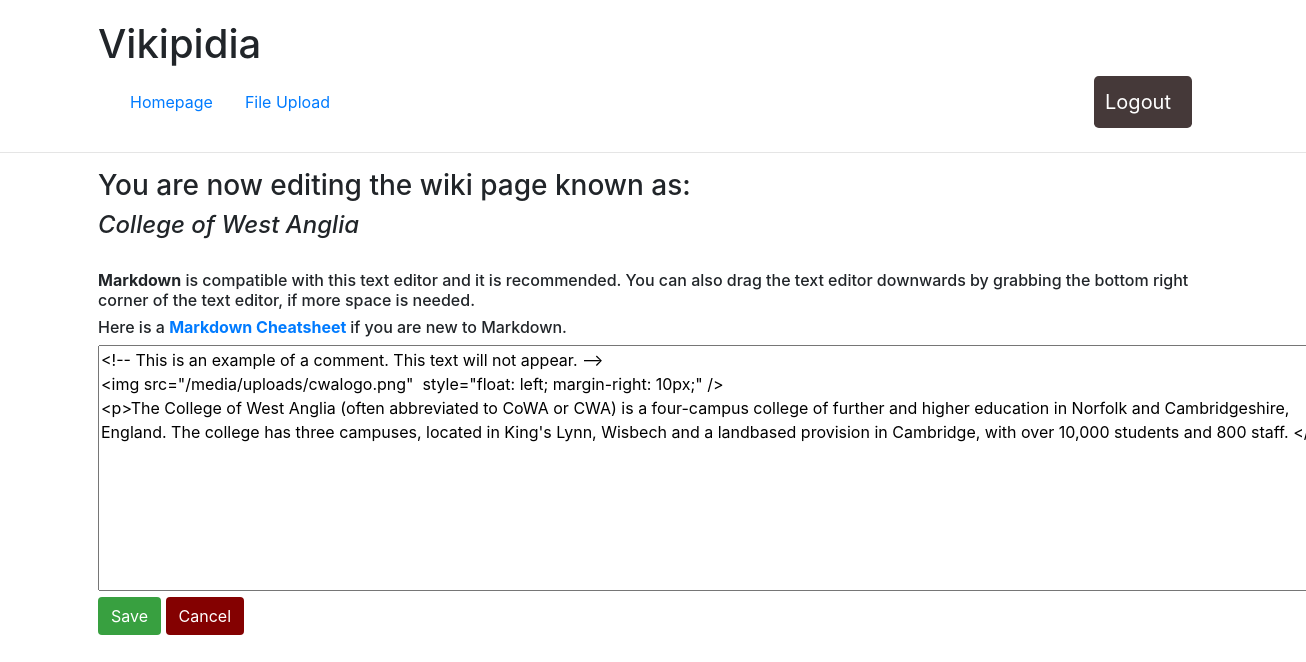
Page /wiki/College of West Anglia/edit (signed in) on the committed database.
### wiki/models.py (models this page shows, shortened)
class Page(models.Model):
    title = models.CharField(max_length=64, primary_key=True)
    content = models.TextField()
    counter = models.IntegerField(default = 1)

### wiki/views.py (the view)
# urls.py: path('<str:pk>/edit', views.edit_page, name='edit_page'),
@login_required(login_url='wiki:login') # If logged out, redirects the user to the login screen.
def edit_page(request, pk):
    try:
        page = Page.objects.get(pk=pk)
        content = page.content
    except Page.DoesNotExist:
        content=''
    return render(request, 'wiki/edit_page.html',{ 'page_name':pk, 'content':content},)

### wiki/templates/wiki/edit_page.html (shortened to what this page needs)
{% extends 'wiki/base.html' %}
{% load staticfiles %}
{% block pageheader %}Editing {{ page_name }}{% endblock %} {% block content %}
<div class="container">
    {% block contentTitle %}
    <h3>You are now editing the wiki page known as:</h3>
    <h4>
        <i>{{page_name}}</i>
    </h4>
    {% endblock %}
    <br />
    <h6>
        <strong>Markdown</strong> is compatible with this text editor and it is recommended. You can also drag the text editor downwards
        by grabbing the bottom right corner of the text editor, if more space is needed.</h6>
    <h6>Here is a
        <strong>
            <a href="https://github.com/adam-p/markdown-here/wiki/Markdown-Cheatsheet">Markdown Cheatsheet</a>
        </strong> if you are new to Markdown.</h6>
    <form method="post" action="{% url 'wiki:save_page' page_name %}">
        <textarea id="id_content" name="content" rows="10" cols="120">{{content}}</textarea>
        <input class="btn" id="savebutton" name="Save" type="submit" value="Save">
        <input class="btn" id="cancelbutton" name="Cancel" type="submit" value="Cancel">
    </form>
</div>
{% endblock %}

### wiki/static/wiki/wikistyle.css (style rules this page uses)
#savebutton { background-color: rgb(56, 160, 64); color: white; }
#cancelbutton { background-color: rgb(132, 1, 1); color: white; }

### rows in the picture
Page: title "College of West Anglia", content "<!-- This is an example of a comment. This text will not appear. --> <img src=\"/media/uploads/cwalogo.png\" style=\"float: left; margin-right: 10px;\" /> <p>The College of West Anglia (often abbreviated to CoWA or CWA) is a four-campus college of further and higher education in Norfolk and Cambridgeshire, England. The college has three campuses, located in King's Lynn, Wisbech and a landbased provision in Cambridge, with over 10,000 students and 800 staff. </p>"
